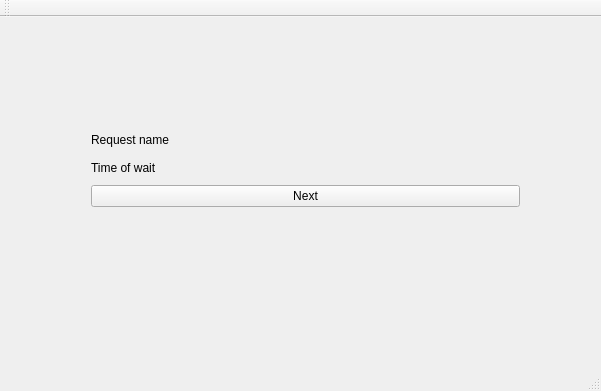
<?xml version="1.0" encoding="UTF-8"?>
<ui version="4.0">
 <class>MainWindow</class>
 <widget class="QMainWindow" name="MainWindow">
  <property name="geometry">
   <rect>
    <x>0</x>
    <y>0</y>
    <width>601</width>
    <height>391</height>
   </rect>
  </property>
  <property name="windowTitle">
   <string>MainWindow</string>
  </property>
  <widget class="QWidget" name="centralWidget">
   <widget class="QWidget" name="verticalLayoutWidget">
    <property name="geometry">
     <rect>
      <x>80</x>
      <y>100</y>
      <width>451</width>
      <height>101</height>
     </rect>
    </property>
    <layout class="QVBoxLayout" name="verticalLayout">
     <item>
      <widget class="QLabel" name="textRequestName">
       <property name="text">
        <string>Request name</string>
       </property>
      </widget>
     </item>
     <item>
      <widget class="QLabel" name="texrTimeOfWait">
       <property name="text">
        <string>Time of wait</string>
       </property>
      </widget>
     </item>
     <item>
      <widget class="QPushButton" name="buttonNext">
       <property name="text">
        <string>Next</string>
       </property>
      </widget>
     </item>
    </layout>
   </widget>
  </widget>
  <widget class="QMenuBar" name="menuBar">
   <property name="geometry">
    <rect>
     <x>0</x>
     <y>0</y>
     <width>601</width>
     <height>26</height>
    </rect>
   </property>
  </widget>
  <widget class="QToolBar" name="mainToolBar">
   <attribute name="toolBarArea">
    <enum>TopToolBarArea</enum>
   </attribute>
   <attribute name="toolBarBreak">
    <bool>false</bool>
   </attribute>
  </widget>
  <widget class="QStatusBar" name="statusBar"/>
 </widget>
 <layoutdefault spacing="6" margin="11"/>
 <resources/>
 <connections/>
</ui>
